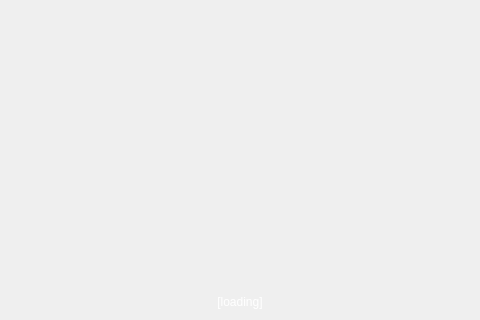
<?xml version="1.0" encoding="UTF-8"?>
<ui version="4.0">
 <class>Splash</class>
 <widget class="QDialog" name="Splash">
  <property name="geometry">
   <rect>
    <x>0</x>
    <y>0</y>
    <width>480</width>
    <height>320</height>
   </rect>
  </property>
  <property name="minimumSize">
   <size>
    <width>480</width>
    <height>320</height>
   </size>
  </property>
  <property name="maximumSize">
   <size>
    <width>480</width>
    <height>320</height>
   </size>
  </property>
  <property name="font">
   <font>
    <family>Ubuntu</family>
   </font>
  </property>
  <property name="windowTitle">
   <string>LitecoinPlus</string>
  </property>
  <layout class="QHBoxLayout" name="horizontalLayout_2">
   <item>
    <layout class="QVBoxLayout" name="verticalLayout_2">
     <item>
      <spacer name="verticalSpacer_2">
       <property name="orientation">
        <enum>Qt::Vertical</enum>
       </property>
       <property name="sizeHint" stdset="0">
        <size>
         <width>20</width>
         <height>40</height>
        </size>
       </property>
      </spacer>
     </item>
     <item>
      <layout class="QHBoxLayout" name="horizontalLayout">
       <item>
        <widget class="QLabel" name="info">
         <property name="cursor">
          <cursorShape>IBeamCursor</cursorShape>
         </property>
         <property name="text">
          <string>&lt;html&gt;&lt;head/&gt;&lt;body&gt;&lt;p&gt;&lt;span style=&quot; color:#ffffff;&quot;&gt;[loading]&lt;/span&gt;&lt;/p&gt;&lt;/body&gt;&lt;/html&gt;</string>
         </property>
         <property name="alignment">
          <set>Qt::AlignCenter</set>
         </property>
         <property name="textInteractionFlags">
          <set>Qt::LinksAccessibleByMouse|Qt::TextSelectableByKeyboard|Qt::TextSelectableByMouse</set>
         </property>
        </widget>
       </item>
      </layout>
     </item>
    </layout>
   </item>
  </layout>
 </widget>
 <resources>
  <include location="../bitcoin.qrc"/>
 </resources>
 <connections/>
</ui>
